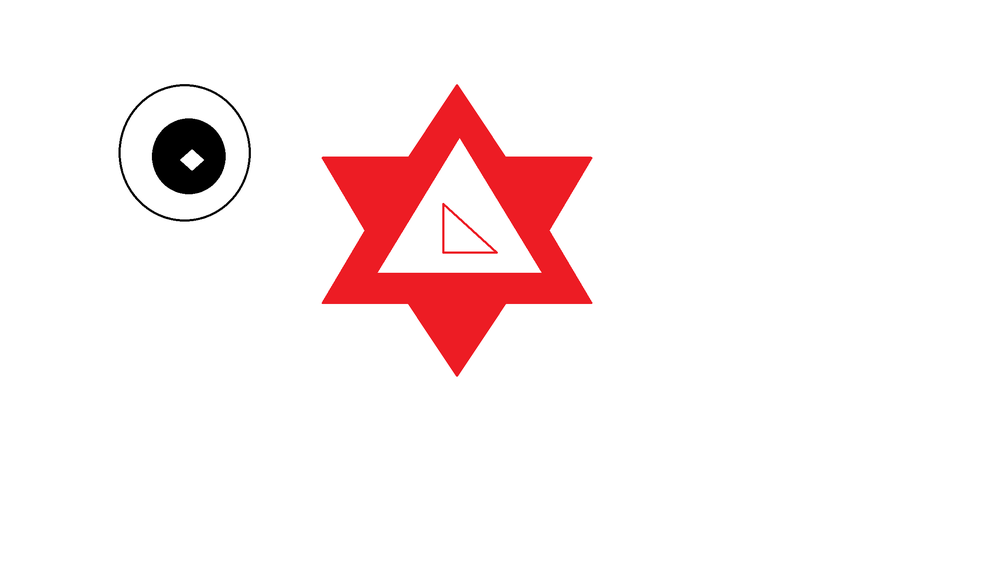
#> input picture 图像处理之二/contours.png, 1000 x 562 px, shrunk from 2304 x 1296 before the run
$ python 1.contours.py   (older library calls are emulated)
#> lines starting #> are read from the running program, lines starting #| are printed output that depends on the picture; after the words box and inside, x2 and y2 are one past the last pixel; in counts of white or black regions, pixels touching at a corner belong together
import cv2
import cv2 as cv
import numpy as np

img = cv2.imread("contours.png")
#> img is the input picture: shape (562, 1000, 3); mean B, G, R 240.9, 240.5, 251.7
print(img.shape)
#| (562, 1000, 3)

gray = cv2.cvtColor(img, cv2.COLOR_BGR2GRAY)
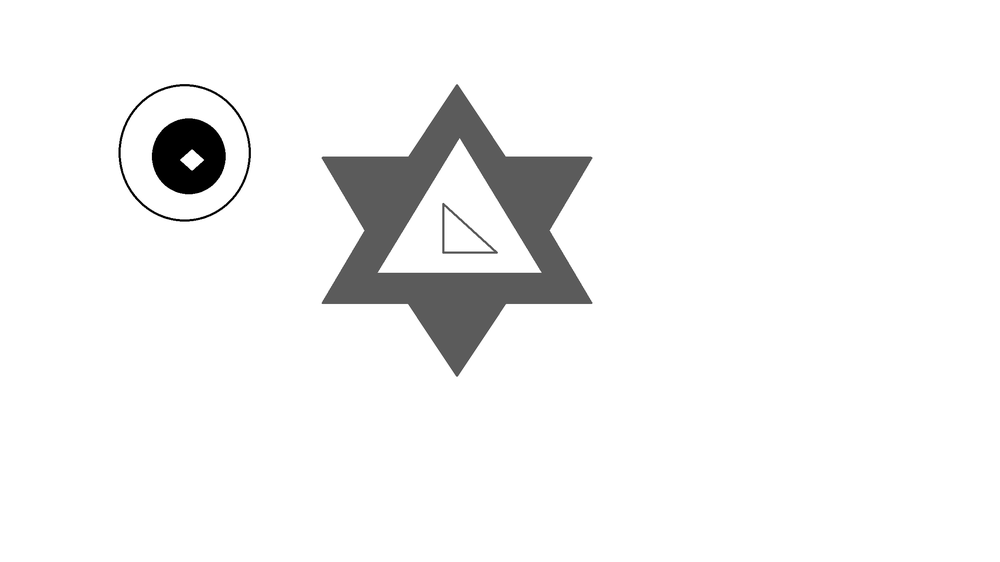
#> gray: shape (562, 1000); min 0, max 255, mean 243.9
print(gray.shape)
#| (562, 1000)

# 二值化
ret, binary = cv2.threshold(gray, 150, 255, cv2.THRESH_BINARY)
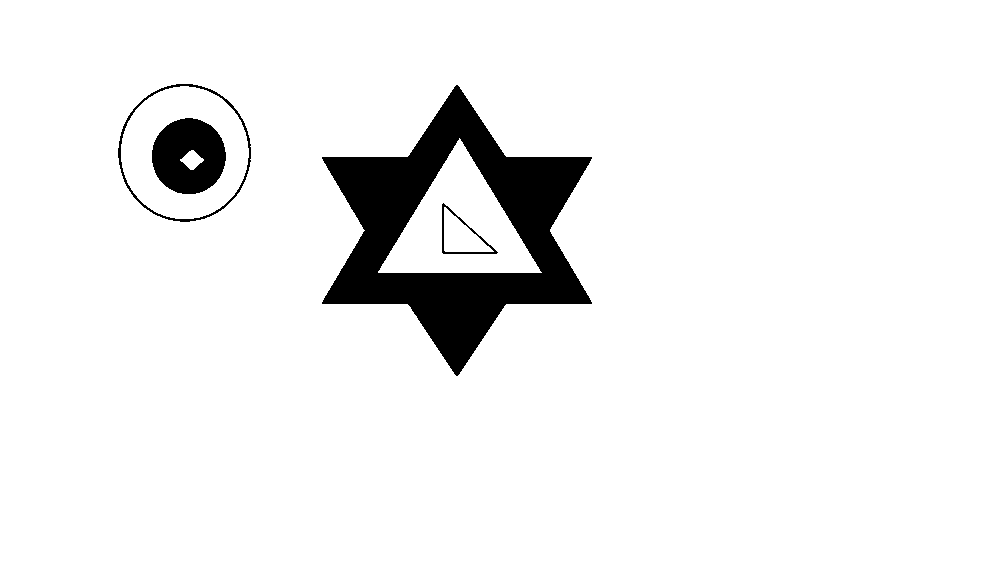
#> binary: shape (562, 1000); 93.8% white; 4 black regions, box (x1, y1, x2, y2) and area: (322, 85, 592, 376) 29643, (152, 118, 226, 194) 4144, (118, 84, 251, 222) 982, (442, 203, 498, 254) 345
print(binary.shape)
#| (562, 1000)

# 轮廓查找
_, contours, hierarchy = cv2.findContours(binary, cv2.RETR_EXTERNAL, cv2.CHAIN_APPROX_SIMPLE)
#> contours = [[[0, 0], [0, 561], [999, 561], [999, 0]]]
print(contours)
#| [array([[[  0,   0]],
#|        [[  0, 561]],
#|        [[999, 561]],
#|        [[999,   0]]], dtype=int32)]

# cv2.imshow("binary", binary)
# cv2.waitKey(0)
